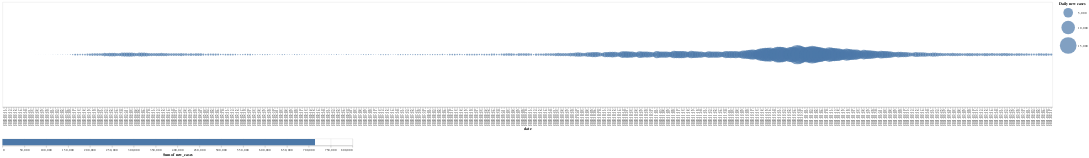

The notebook cell saved with this chart:
### Code cell
interval = alt.selection_interval()
circle = alt.Chart(df).mark_circle().encode(
    x='date:O',
    size=alt.Size('new_cases:Q',
        scale=alt.Scale(range=[0, 3000]),
        legend=alt.Legend(title='Daily new cases')
    ) 
).properties(
    width=3000,
    height=300,
    selection=interval
)

bars = alt.Chart(df).mark_bar().encode(
    x='sum(new_cases):Q'
).properties(
    width=1000
).transform_filter(
    interval
)

circle & bars

### Figure 1 — Vega-Lite specification as saved in the notebook (floating-point values rounded to 4 significant figures; data arrays with more than 128 entries replaced by an {"elided": "..."} marker saying what was removed)
{"config": {"view": {"continuousWidth": 400, "continuousHeight": 300}}, "vconcat": [{"mark": "circle", "encoding": {"size": {"type": "quantitative", "field": "new_cases", "legend": {"title": "Daily new cases"}, "scale": {"range": [0, 3000]}}, "x": {"type": "ordinal", "field": "date"}}, "height": 300, "selection": {"selector015": {"type": "interval"}}, "width": 3000}, {"mark": "bar", "encoding": {"x": {"type": "quantitative", "aggregate": "sum", "field": "new_cases"}}, "transform": [{"filter": {"selection": "selector015"}}], "width": 1000}], "data": {"name": "data-49cd4247bbb38dfc30fd3e023056ec45"}, "$schema": "https://vega.github.io/schema/vega-lite/v4.8.1.json", "datasets": {"data-49cd4247bbb38dfc30fd3e023056ec45": {"elided": "426 records"}}}
